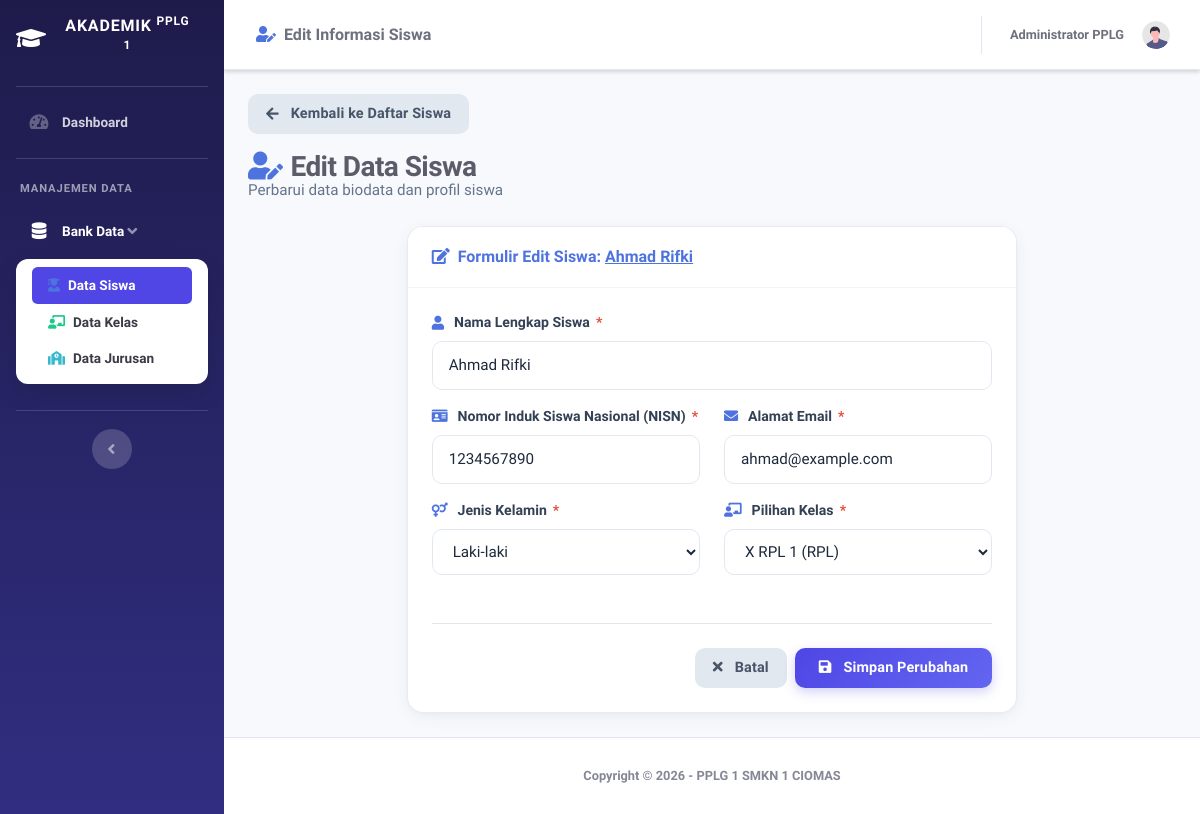
The app's page /siswa/editsiswa.php?id=1 with its own data.
### tables this page shows
CREATE TABLE IF NOT EXISTS `siswa` (
  `id` int(11) NOT NULL AUTO_INCREMENT,
  `nama` varchar(100) NOT NULL,
  `nisn` varchar(20) NOT NULL,
  `email` varchar(100) NOT NULL,
  `jk` varchar(20) NOT NULL,
  `kelas` varchar(100) NOT NULL DEFAULT '',
  PRIMARY KEY (`id`)
);

### siswa/editsiswa.php (the view, shortened to what this page needs)
<?php
include '../db.php';
$id_param = isset($_GET['id']) ? mysqli_real_escape_string($koneksi, trim($_GET['id'])) : '';
$col_check = mysqli_query($koneksi, "SHOW COLUMNS FROM siswa");
$columns = [];
if ($col_check) {
    while ($c = mysqli_fetch_assoc($col_check)) {
        $columns[] = $c['Field'];
    }
}
$pk_col = 'id';
if (in_array('id', $columns)) {
    $pk_col = 'id';
} elseif (in_array('id_siswa', $columns)) {
    $pk_col = 'id_siswa';
} elseif (in_array('nisn', $columns)) {
    $pk_col = 'nisn';
} elseif (!empty($columns)) {
    $pk_col = $columns[0];
}
$where_clause = "$pk_col = '$id_param'";
$query = mysqli_query($koneksi, "SELECT * FROM siswa WHERE $where_clause");
$siswa = $query ? mysqli_fetch_assoc($query) : null;
$daftar_kelas = mysqli_query($koneksi, "SELECT * FROM kelas ORDER BY nama ASC");
?>
<!DOCTYPE html>
<html lang="id">
<head>
    <link href="../vendor/fontawesome-free/css/all.min.css" rel="stylesheet" type="text/css">
    <link href="../css/sb-admin-2.min.css" rel="stylesheet">
    <link href="../css/custom.css" rel="stylesheet">
</head>
<body id="page-top">
<div id="wrapper">
    <ul class="navbar-nav bg-gradient-primary sidebar sidebar-dark accordion" id="accordionSidebar">
        <a class="sidebar-brand d-flex align-items-center justify-content-center" href="../index.php">
            <div class="sidebar-brand-icon rotate-n-15"><i class="fas fa-graduation-cap fa-lg"></i></div>
            <div class="sidebar-brand-text mx-3">AKADEMIK <sup>PPLG 1</sup></div>
        </a>
        <hr class="sidebar-divider my-0">
        <li class="nav-item">
            <a class="nav-link" href="../index.php">
                <i class="fas fa-fw fa-tachometer-alt"></i><span>Dashboard</span>
            </a>
        </li>
        <hr class="sidebar-divider">
        <div class="sidebar-heading text-light font-weight-bold" style="font-size: 0.7rem; opacity: 0.8;">
            MANAJEMEN DATA
        </div>
        <li class="nav-item active">
            <a class="nav-link" href="#" data-toggle="collapse" data-target="#collapseTwo"
               aria-expanded="true" aria-controls="collapseTwo">
                <i class="fas fa-fw fa-database"></i><span>Bank Data</span>
            </a>
            <div id="collapseTwo" class="collapse show" aria-labelledby="headingTwo" data-parent="#accordionSidebar">
                <div class="bg-white py-2 collapse-inner rounded">
                    <a class="collapse-item active" href="siswa.php"><i class="fas fa-user-graduate mr-2 text-primary"></i>Data Siswa</a>
                    <a class="collapse-item" href="kelas.php"><i class="fas fa-chalkboard-teacher mr-2 text-success"></i>Data Kelas</a>
                    <a class="collapse-item" href="jurusan.php"><i class="fas fa-school mr-2 text-info"></i>Data Jurusan</a>
                </div>
            </div>
        </li>
        <hr class="sidebar-divider d-none d-md-block">
        <div class="text-center d-none d-md-inline">
            <button class="rounded-circle border-0" id="sidebarToggle"></button>
        </div>
    </ul>
    <div id="content-wrapper" class="d-flex flex-column">
        <div id="content">
            <nav class="navbar navbar-expand navbar-light bg-white topbar mb-4 static-top shadow-sm">
                <div class="d-none d-sm-inline-block form-inline mr-auto ml-md-3 my-2 my-md-0 mw-100">
                    <span class="text-gray-700 font-weight-bold">
                        <i class="fas fa-user-edit text-primary mr-2"></i>Edit Informasi Siswa
                    </span>
                </div>
                <ul class="navbar-nav ml-auto">
                    <li class="nav-item dropdown no-arrow">
                        <a class="nav-link dropdown-toggle" href="#" id="userDropdown" role="button">
                            <span class="mr-3 d-none d-lg-inline text-gray-700 font-weight-bold small">Administrator PPLG</span>
                            <img class="img-profile rounded-circle" src="../img/undraw_profile.svg" width="36" height="36">
                        </a>
                    </li>
                </ul>
            </nav>
            <div class="container-fluid">
                <div class="mb-4">
                    <a href="siswa.php" class="btn btn-sm btn-secondary mb-3">
                        <i class="fas fa-arrow-left mr-1"></i> Kembali ke Daftar Siswa
                    </a>
                    <h1 class="h3 mb-0 text-gray-800">
                        <i class="fas fa-user-edit mr-2 text-primary"></i>Edit Data Siswa
                    </h1>
                    <p class="page-subtitle">Perbarui data biodata dan profil siswa</p>
                </div>
                <div class="row justify-content-center">
                    <div class="col-lg-8">
                        <div class="card shadow mb-4">
                            <div class="card-header py-3 d-flex align-items-center justify-content-between">
                                <span class="font-weight-bold text-primary">
                                    <i class="fas fa-edit mr-2"></i>Formulir Edit Siswa: <u><?= htmlspecialchars($siswa['nama']) ?></u>
                                </span>
                            </div>
                            <div class="card-body p-4">
                                <form method="POST" action="">
                                    <div class="form-group mb-3">
                                        <label for="nama">
                                            <i class="fas fa-user text-primary mr-1"></i> Nama Lengkap Siswa <span class="text-danger">*</span>
                                        </label>
                                        <input type="text" id="nama" name="nama" class="form-control"
                                               value="<?= htmlspecialchars($siswa['nama']) ?>" placeholder="Masukkan nama lengkap" required>
                                    </div>
                                    <div class="row">
                                        <div class="col-md-6 form-group mb-3">
                                            <label for="nisn">
                                                <i class="fas fa-id-card text-primary mr-1"></i> Nomor Induk Siswa Nasional (NISN) <span class="text-danger">*</span>
                                            </label>
                                            <input type="text" id="nisn" name="nisn" class="form-control"
                                                   value="<?= htmlspecialchars($siswa['nisn']) ?>" placeholder="Contoh: 0054321890" required>
                                        </div>
                                        <div class="col-md-6 form-group mb-3">
                                            <label for="email">
                                                <i class="fas fa-envelope text-primary mr-1"></i> Alamat Email <span class="text-danger">*</span>
                                            </label>
                                            <input type="email" id="email" name="email" class="form-control"
                                                   value="<?= htmlspecialchars($siswa['email']) ?>" placeholder="nama@domain.com" required>
                                        </div>
                                    </div>
                                    <div class="row">
                                        <div class="col-md-6 form-group mb-4">
                                            <label for="jk">
                                                <i class="fas fa-venus-mars text-primary mr-1"></i> Jenis Kelamin <span class="text-danger">*</span>
                                            </label>
                                            <select id="jk" name="jk" class="form-control" required>
                                                <option value="Laki-laki" <?= ($siswa['jk'] == 'Laki-laki' || $siswa['jk'] == 'L') ? 'selected' : '' ?>>Laki-laki</option>
                                            </select>
                                        </div>
                                        <div class="col-md-6 form-group mb-4">
                                            <label for="kelas">
                                                <i class="fas fa-chalkboard-teacher text-primary mr-1"></i> Pilihan Kelas <span class="text-danger">*</span>
                                            </label>
                                            <select id="kelas" name="kelas" class="form-control" required>
                                                <?php
                                                $current_kelas = isset($siswa['kelas']) ? $siswa['kelas'] : '';
                                                if ($daftar_kelas && mysqli_num_rows($daftar_kelas) > 0) {
                                                    while ($k = mysqli_fetch_array($daftar_kelas)) {
                                                        $selected = ($current_kelas == $k['nama']) ? 'selected' : '';
                                                        echo '<option value="' . htmlspecialchars($k['nama']) . '" ' . $selected . '>' . htmlspecialchars($k['nama']) . ' (' . htmlspecialchars($k['jurusan']) . ')</option>';
                                                    }
                                                }
                                                ?>
                                            </select>
                                        </div>
                                    </div>
                                    <hr class="my-4">
                                    <div class="d-flex align-items-center justify-content-end gap-2">
                                        <a href="siswa.php" class="btn btn-secondary mr-2">
                                            <i class="fas fa-times mr-1"></i> Batal
                                        </a>
                                        <button type="submit" class="btn btn-primary px-4">
                                            <i class="fas fa-save mr-1"></i> Simpan Perubahan
                                        </button>
                                    </div>
                                </form>
                            </div>
                        </div>
                    </div>
                </div>
            </div>
        </div>
        <footer class="sticky-footer bg-white border-top">
            <div class="container my-auto">
                <div class="copyright text-center my-auto font-weight-bold text-gray-600">
                    <span>Copyright &copy; <?= date('Y') ?> - PPLG 1 SMKN 1 CIOMAS</span>
                </div>
            </div>
        </footer>
    </div>
</div>
</body>
</html>

### records on screen
siswa: nama "Ahmad Rifki", nisn "1234567890", email "ahmad@example.com", jk "Laki-laki"

### other values on screen
form field kelas "X RPL 1 (RPL)"
